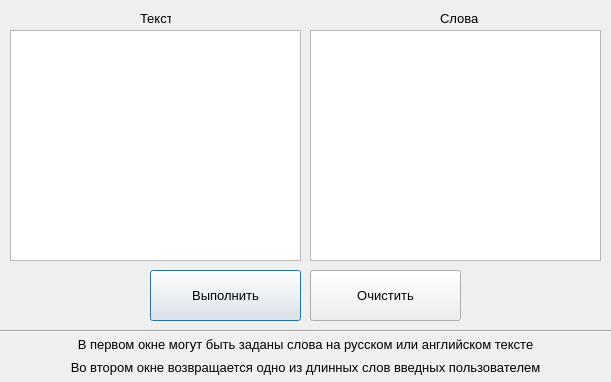
<?xml version="1.0" encoding="UTF-8"?>
<ui version="4.0">
 <class>Dialog</class>
 <widget class="QDialog" name="Dialog">
  <property name="geometry">
   <rect>
    <x>0</x>
    <y>0</y>
    <width>611</width>
    <height>382</height>
   </rect>
  </property>
  <property name="minimumSize">
   <size>
    <width>611</width>
    <height>382</height>
   </size>
  </property>
  <property name="maximumSize">
   <size>
    <width>611</width>
    <height>382</height>
   </size>
  </property>
  <property name="windowTitle">
   <string>Dialog</string>
  </property>
  <widget class="QTextEdit" name="textEdit_words">
   <property name="geometry">
    <rect>
     <x>310</x>
     <y>30</y>
     <width>291</width>
     <height>231</height>
    </rect>
   </property>
   <property name="font">
    <font>
     <family>Segoe UI</family>
     <pointsize>10</pointsize>
    </font>
   </property>
  </widget>
  <widget class="QTextEdit" name="textEdit_text">
   <property name="geometry">
    <rect>
     <x>10</x>
     <y>30</y>
     <width>291</width>
     <height>231</height>
    </rect>
   </property>
   <property name="font">
    <font>
     <family>Segoe UI</family>
     <pointsize>10</pointsize>
    </font>
   </property>
  </widget>
  <widget class="QLabel" name="label_1">
   <property name="geometry">
    <rect>
     <x>140</x>
     <y>10</y>
     <width>31</width>
     <height>16</height>
    </rect>
   </property>
   <property name="font">
    <font>
     <family>Segoe UI</family>
     <pointsize>10</pointsize>
    </font>
   </property>
   <property name="text">
    <string>Текст</string>
   </property>
  </widget>
  <widget class="QLabel" name="label_2">
   <property name="geometry">
    <rect>
     <x>440</x>
     <y>10</y>
     <width>41</width>
     <height>16</height>
    </rect>
   </property>
   <property name="font">
    <font>
     <family>Segoe UI</family>
     <pointsize>10</pointsize>
    </font>
   </property>
   <property name="text">
    <string>Слова</string>
   </property>
  </widget>
  <widget class="QPushButton" name="btn_solve">
   <property name="geometry">
    <rect>
     <x>150</x>
     <y>270</y>
     <width>151</width>
     <height>51</height>
    </rect>
   </property>
   <property name="font">
    <font>
     <family>Segoe UI</family>
     <pointsize>10</pointsize>
    </font>
   </property>
   <property name="text">
    <string>Выполнить</string>
   </property>
  </widget>
  <widget class="QPushButton" name="btn_clear">
   <property name="geometry">
    <rect>
     <x>310</x>
     <y>270</y>
     <width>151</width>
     <height>51</height>
    </rect>
   </property>
   <property name="font">
    <font>
     <family>Segoe UI</family>
     <pointsize>10</pointsize>
    </font>
   </property>
   <property name="text">
    <string>Очистить</string>
   </property>
  </widget>
  <widget class="QLabel" name="label_task_1">
   <property name="geometry">
    <rect>
     <x>10</x>
     <y>334</y>
     <width>591</width>
     <height>21</height>
    </rect>
   </property>
   <property name="font">
    <font>
     <family>Segoe UI</family>
     <pointsize>10</pointsize>
    </font>
   </property>
   <property name="text">
    <string>&lt;html&gt;&lt;head/&gt;&lt;body&gt;&lt;p&gt;В первом окне могут быть заданы слова на русском или английском тексте&lt;/p&gt;&lt;/body&gt;&lt;/html&gt;</string>
   </property>
   <property name="alignment">
    <set>Qt::AlignCenter</set>
   </property>
  </widget>
  <widget class="QLabel" name="label_task_2">
   <property name="geometry">
    <rect>
     <x>10</x>
     <y>357</y>
     <width>591</width>
     <height>20</height>
    </rect>
   </property>
   <property name="font">
    <font>
     <family>Segoe UI</family>
     <pointsize>10</pointsize>
    </font>
   </property>
   <property name="text">
    <string>Во втором окне возвращается одно из длинных слов введных пользователем</string>
   </property>
   <property name="alignment">
    <set>Qt::AlignCenter</set>
   </property>
  </widget>
  <widget class="Line" name="line">
   <property name="geometry">
    <rect>
     <x>0</x>
     <y>323</y>
     <width>611</width>
     <height>16</height>
    </rect>
   </property>
   <property name="orientation">
    <enum>Qt::Horizontal</enum>
   </property>
  </widget>
 </widget>
 <resources/>
 <connections/>
</ui>
